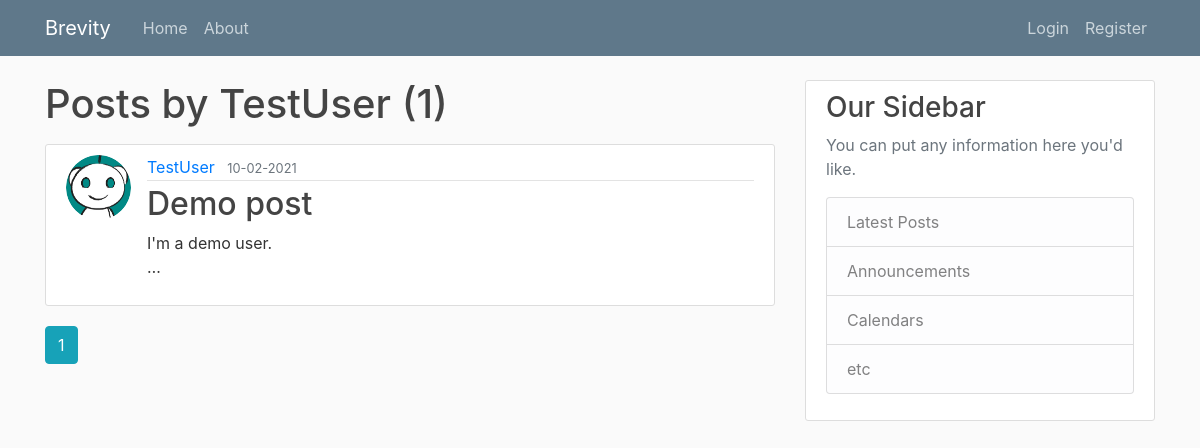
The app's page /user/TestUser, older data.
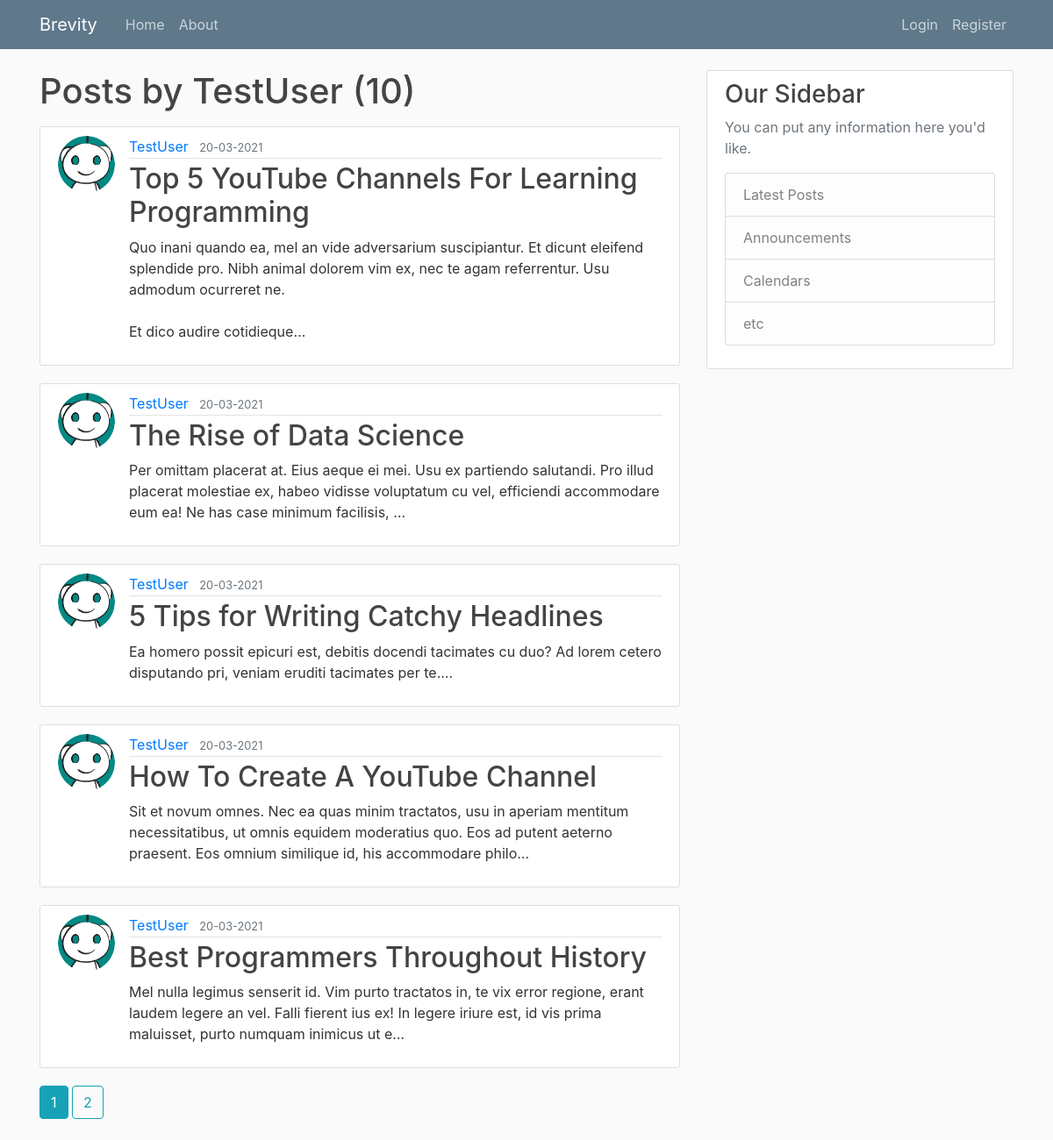
The same page, newer data.
### brevity/models.py (models this page shows, shortened)
class User(db.Model, UserMixin):
    id = db.Column(db.Integer, primary_key=True)
    username = db.Column(db.String(20), unique=True, nullable=False)
    email = db.Column(db.String(120), unique=True, nullable=False)
    image_file = db.Column(db.String(20), nullable=False, default='default.jpg')
    password = db.Column(db.String(60), nullable=False)
    posts = db.relationship('Post', backref='author', lazy=True)                    #By default SQLAlchemy guess the relationship to be one to many as posts returns a list of post.

class Post(db.Model):
    id = db.Column(db.Integer, primary_key=True)
    title = db.Column(db.String(100), nullable=False)
    date_posted = db.Column(db.DateTime, nullable=False, default=datetime.utcnow)
    content = db.Column(db.Text, nullable=False)
    user_id = db.Column(db.Integer, db.ForeignKey('user.id'), nullable=False)

### brevity/users/routes.py (the view)
@users.route("/user/<string:username>")
def user_posts(username):
    page = request.args.get('page', 1, type = int)
    user = User.query.filter_by(username = username).first_or_404()
    posts = (Post.query.filter_by(author = user)
        .order_by(Post.date_posted.desc())
        .paginate(page = page, per_page = 5)
        )                                                                             #paginate() returns a pagination object which has necessary attributes and methods
    return render_template("user_posts.html", posts = posts, user = user)

### brevity/templates/user_posts.html
{% extends "layout.html" %}
{% block content %}
    <h1 class="mb-3">Posts by {{user.username }} ({{ posts.total }}) </h1>
    {% for post in posts.items %}
        <article class="media content-section">
            <img class="rounded-circle article-img" src="{{ url_for('static', filename = 'profile_pics/' + post.author.image_file)}}">
            <div class="media-body">
                <div class="article-metadata">
                    <a class="mr-2" href="{{ url_for('users.user_posts', username=post.author.username) }}">{{ post.author.username }}</a>
                    <small class="text-muted">{{ post.date_posted.strftime('%d-%m-%Y') }}</small>
                </div>
                <h2><a class="article-title" href="{{ url_for('posts.post', post_id=post.id) }}">{{ post.title }}</a></h2>
                <p class="article-content">{{ post.content[:200] }}<span>&#8230;</span></p>
            </div>
        </article>
    {% endfor %}
    {% for page_num in posts.iter_pages(left_edge=1, right_edge=1, left_current=1, right_current=2) %}
        {% if page_num %}
            {% if posts.page == page_num %}
                <a class="btn btn-info mb-4" href="{{ url_for('users.user_posts', username=user.username, page = page_num) }}">{{ page_num }}</a>
            {% else %}
                <a class="btn btn-outline-info mb-4" href="{{ url_for('users.user_posts', username=user.username, page = page_num) }}">{{ page_num }}</a>
            {% endif %}
        {% else %}
            ...
        {% endif %}
    {% endfor %}
{% endblock content %}

### brevity/templates/layout.html (shortened to what this page needs)
<!DOCTYPE html>
<html lang="en">
<head>
    <link rel="stylesheet" href="https://maxcdn.bootstrapcdn.com/bootstrap/4.0.0/css/bootstrap.min.css"
>
    <link rel="stylesheet" type="text/css" href="{{url_for('static', filename='main.css')}}">
</head>
<body>
    <header class="site-header">
        <nav class="navbar navbar-expand-md navbar-dark bg-steel fixed-top">
            <div class="container">
                <a class="navbar-brand mr-4" href="/">Brevity</a>
                <div class="collapse navbar-collapse" id="navbarToggle">
                    <div class="navbar-nav mr-auto">
                        <a class="nav-item nav-link" href="{{ url_for('main.home') }}">Home</a>
                        <a class="nav-item nav-link" href="{{ url_for('main.about') }}">About</a>
                    </div>
                    <div class="navbar-nav">
                        {% if current_user.is_authenticated %}
                            <a class="nav-item nav-link" href="{{ url_for('posts.new_post') }}">New Post</a>
                            <a class="nav-item nav-link" href="{{ url_for('users.account') }}">Account</a>
                            <a class="nav-item nav-link" href="{{ url_for('users.logout') }}">Logout</a>
                        {% else %}
                            <a class="nav-item nav-link" href="{{ url_for('users.login') }}">Login</a>
                            <a class="nav-item nav-link" href="{{ url_for('users.register') }}">Register</a>
                        {% endif %}
                    </div>
                </div>
            </div>
        </nav>
    </header>
    <main role="main" class="container">
        <div class="row">
            <div class="col-md-8">
                {% block content %}{% endblock %}
            </div>
            <div class="col-md-4">
                <div class="content-section">
                    <h3>Our Sidebar</h3>
                    <p class='text-muted'>You can put any information here you'd like.
                    <ul class="list-group">
                        <li class="list-group-item list-group-item-light">Latest Posts</li>
                        <li class="list-group-item list-group-item-light">Announcements</li>
                        <li class="list-group-item list-group-item-light">Calendars</li>
                        <li class="list-group-item list-group-item-light">etc</li>
                    </ul>
                    </p>
                </div>
            </div>
        </div>
    </main>
</body>
</html>

### brevity/static/main.css (style rules this page uses)
body { background: #fafafa; color: #333333; margin-top: 5rem; }
h1, h2, h3, h4, h5, h6 { color: #444444; }
.bg-steel { background-color: #5f788a; }
.site-header .navbar-nav .nav-link { color: #cbd5db; }
.content-section { background: #ffffff; padding: 10px 20px; border: 1px solid #dddddd; border-radius: 3px; margin-bottom: 20px; }
.article-title { color: #444444; }
.article-content { white-space: pre-line; }
.article-img { height: 65px; width: 65px; margin-right: 16px; }
.article-metadata { padding-bottom: 1px; margin-bottom: 4px; border-bottom: 1px solid #e3e3e3 }

Row changes from the older to the newer data that the page shows:
no longer on this page (row unchanged): Post: image_file (placeholder picture), author.username "TestUser", date_posted "10-02-2021", title "Demo post", content "I'm a demo user."
added Post: image_file (placeholder picture), author.username "TestUser", date_posted "20-03-2021", title "Top 5 YouTube Channels For Learning Programming", content "Quo inani quando ea, mel an vide adversarium suscipiantur. Et dicunt eleifend splendide pro. Nibh animal dolorem vim ex, nec te agam referrentur. Usu admodum ocurreret ne. Et dico audire cotidieque"
added Post: image_file (placeholder picture), author.username "TestUser", date_posted "20-03-2021", title "The Rise of Data Science", content "Per omittam placerat at. Eius aeque ei mei. Usu ex partiendo salutandi. Pro illud placerat molestiae ex, habeo vidisse voluptatum cu vel, efficiendi accommodare eum ea! Ne has case minimum facilisis,"
added Post: image_file (placeholder picture), author.username "TestUser", date_posted "20-03-2021", title "5 Tips for Writing Catchy Headlines", content "Ea homero possit epicuri est, debitis docendi tacimates cu duo? Ad lorem cetero disputando pri, veniam eruditi tacimates per te."
added Post: image_file (placeholder picture), author.username "TestUser", date_posted "20-03-2021", title "How To Create A YouTube Channel", content "Sit et novum omnes. Nec ea quas minim tractatos, usu in aperiam mentitum necessitatibus, ut omnis equidem moderatius quo. Eos ad putent aeterno praesent. Eos omnium similique id, his accommodare philo"
added Post: image_file (placeholder picture), author.username "TestUser", date_posted "20-03-2021", title "Best Programmers Throughout History", content "Mel nulla legimus senserit id. Vim purto tractatos in, te vix error regione, erant laudem legere an vel. Falli fierent ius ex! In legere iriure est, id vis prima maluisset, purto numquam inimicus ut e"
Text that changed along with them:
{{ posts.total }}: "1" → "10"
new list line: "2"
